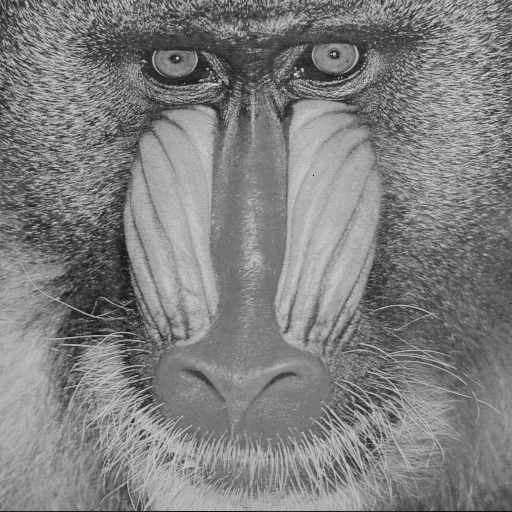
#> input picture Digtal-Image-Processing-Functions-Reading-and-Point-Operation/data/baboon.bmp, 512 x 512 px
$ python read_crop_img.py
#> lines starting #> are read from the running program, lines starting #| are printed output that depends on the picture
import numpy as np
import os
import argparse
import cv2
import matplotlib.pyplot as plt

def read_img(path):
#> called with path = 'data/baboon.bmp'
    if path.split('.')[-1] == 'raw':
        with open(path, 'rb') as fd:
            rows = 512
            cols = 512
            f = np.fromfile(fd, dtype=np.uint8,count=rows*cols)
            img = f.reshape((rows, cols))
    else:
        img = cv2.imread(path, cv2.IMREAD_GRAYSCALE)
#> img is the input picture: shape (512, 512); min 0, max 209, mean 127.3

    return img

def center_crop(img, size):
#> called with size = 10
    img_h, img_w = img.shape
#> img_h = 512; img_w = 512
    c_h, c_w = img_h // 2, img_w // 2
#> c_h = 256; c_w = 256
    crop_img = img[c_h-size:c_h+size, c_w-size:c_w+size]
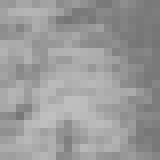
#> crop_img: shape (20, 20) (shown 8 times larger); min 117, max 192, mean 154.4
    return crop_img

def main(args):

    img_name = args.img_path.split('/')[-1]
    img = read_img(args.img_path)

    fig = plt.figure()
    plt.subplot(211)
    plt.title(img_name, fontsize=20)
    plt.imshow(img, cmap='gray')
    plt.axis('off')
    plt.subplot(212)
    plt.imshow(center_crop(img, 10), cmap='gray')
    plt.axis('off')
    plt.show()
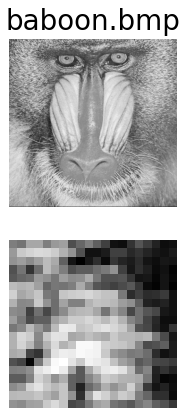
#> figure drawn by matplotlib, 2 panels

    fig.savefig(args.save_path)

if __name__ == '__main__':
    parser = argparse.ArgumentParser()
    parser.add_argument("--img_path", type = str, default = 'data/baboon.bmp')
    parser.add_argument("--save_path", type = str, default = 'read_crop_result/baboon.png')
    args = parser.parse_args()
    main(args)
